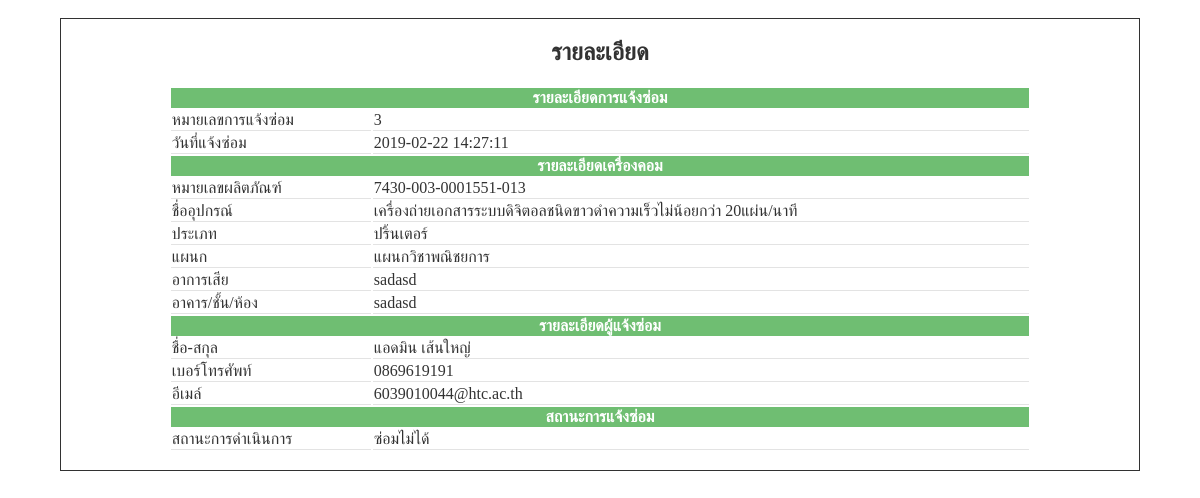
The page /repair/detail_repair2.php?txt_id=3 on the database its author committed.
### tables this page shows
CREATE TABLE IF NOT EXISTS `repair` (
  `repair_id` int(11) NOT NULL AUTO_INCREMENT,
  `r_id` varchar(13) NOT NULL,
  `r_date` datetime NOT NULL,
  `r_status` varchar(30) NOT NULL,
  `serial` varchar(20) NOT NULL,
  `at` text NOT NULL,
  `bad` text NOT NULL,
  `fix` text NOT NULL,
  PRIMARY KEY (`repair_id`),
  KEY `r_id` (`r_id`),
  KEY `serial` (`serial`)
);

CREATE TABLE IF NOT EXISTS `inventory` (
  `id` int(11) NOT NULL AUTO_INCREMENT,
  `serial` varchar(20) NOT NULL,
  `c_name` varchar(100) NOT NULL,
  `type_id` int(11) unsigned zerofill NOT NULL,
  `department` int(11) unsigned zerofill NOT NULL,
  `w_id` int(11) NOT NULL,
  PRIMARY KEY (`serial`),
  UNIQUE KEY `id` (`id`),
  KEY `type_id` (`type_id`),
  KEY `department` (`department`),
  KEY `where` (`w_id`)
);

CREATE TABLE IF NOT EXISTS `kind` (
  `id` int(11) unsigned zerofill NOT NULL,
  `k_name` varchar(30) NOT NULL,
  PRIMARY KEY (`id`)
);

CREATE TABLE IF NOT EXISTS `type` (
  `id` int(11) unsigned zerofill NOT NULL,
  `name` varchar(30) NOT NULL,
  PRIMARY KEY (`id`)
);

CREATE TABLE IF NOT EXISTS `user_info` (
  `info_id` int(11) NOT NULL AUTO_INCREMENT,
  `id_card` varchar(13) NOT NULL,
  `name` varchar(30) NOT NULL,
  `surname` varchar(30) NOT NULL,
  `sex` varchar(1) NOT NULL,
  `email` varchar(30) NOT NULL,
  `phone` varchar(10) NOT NULL,
  `expire_date` date NOT NULL,
  PRIMARY KEY (`id_card`),
  UNIQUE KEY `id` (`info_id`)
);

### repair/detail_repair2.php (the view, shortened to what this page needs)
<!DOCTYPE html>
<html lang="en">
<head>
<body>
<br><center>
<div class="content">
<?php
require('..\connect_db.inc.php');
echo "<h2 align='center'>รายละเอียด</h2>";
$pin_id = $_GET["txt_id"];
$sql = "SELECT * FROM repair
INNER JOIN user_info ON repair.r_id = user_info.id_card
INNER JOIN inventory ON repair.serial = inventory.serial
INNER JOIN type ON  inventory.department=type.id
INNER JOIN kind ON  inventory.type_id=kind.id
WHERE repair_id='$pin_id'
ORDER BY r_date DESC";
$result = mysqli_query($conn,$sql) or die (mysqli_error($conn) );
$row = mysqli_fetch_array($result);
$sql1 = "SELECT * FROM user_info
INNER JOIN repair ON repair.r_id = user_info.id_card
WHERE repair_id='$pin_id'
ORDER BY r_date DESC";
$result1 = mysqli_query($conn,$sql1) or die (mysqli_error($conn) );
$row1 = mysqli_fetch_array($result1);
?>
<table align="center"  width="80%" >
 <tr>
	<th colspan="3">รายละเอียดการแจ้งซ่อม</th>
  </tr>
  <tr>
		<td width="200"/>หมายเลขการแจ้งซ่อม
		<td  colspan="2"/><?php echo $pin_id;?>
  </tr>
<tr>
		<td width="200"/>วันที่แจ้งซ่อม
		<td  colspan="2"/><?php echo $row['r_date']; ?>
  </tr>
  <tr>
	<th colspan="3">รายละเอียดเครื่องคอม</th>
  </tr>
  <tr>
		<td />หมายเลขผลิตภัณฑ์
		<td  colspan="2"/><?php echo $row['serial']; ?>
  </tr>
   <tr>
		<td/>ชื่ออุปกรณ์
		<td  colspan="2"/><?php echo $row['c_name']; ?>
  </tr>
     <tr>
		<td/>ประเภท
		<td  colspan="2"/><?php echo $row['k_name']; ?>
  </tr>
  <tr>
		<td/>แผนก
		<td  colspan="2"/><?php echo $row['name']; ?>
  </tr>
  <tr>
		<td/>อาการเสีย
		<td  colspan="2"/><?php echo $row['bad']; ?>
  </tr>
  <tr>
		<td/>อาคาร/ชั้น/ห้อง
		<td  colspan="2"/><?php echo $row['at']; ?>
  </tr>
  <tr>
	<th colspan="3">รายละเอียดผู้แจ้งซ่อม</th>
  </tr>
   <tr>
		<td/>ชื่อ-สกุล
		<td  colspan="2"/><?php echo "" .$row1['name'].  " "; ?><?php echo "" .$row1['surname'].""; ?>
  </tr>
   <tr>
		<td/>เบอร์โทรศัพท์
		<td  colspan="2"/><?php echo $row['phone']; ?>
  </tr>
   <tr >
		<td/>อีเมล์
		<td colspan="2"/><?php echo $row['email']; ?>
  </tr>
  <tr>
	<th colspan="3">สถานะการแจ้งซ่อม</th>
  </tr>
     <tr>
		<td/>สถานะการดำเนินการ
		<td colspan="2"/><?php echo $row['r_status']; ?>
</table>
<br>
</div></center><br>
</body>

### repair/detail_repair2.php (style rules this page uses)
* { box-sizing: border-box; font-family : Georgia, serif; }
body { margin: 0; font-family : “Lucida Console”, Monaco, monospace; }
.content { style="text-align: center; margin-top:200px; width:90%; border:1px solid black; background-color:white; opacity:0.8; " }
td { border-bottom: 1px solid #ddd; text-align: left; }
th { background-color: #4CAF50; color: white; }

### rows shown on the page
repair: r_date "2019-02-22 14:27:11", serial.serial "7430-003-0001551-013", serial.c_name "เครื่องถ่ายเอกสารระบบดิจิตอลชนิดขาวดำความเร็วไม่น้อยกว่า 20แผ่น/นาที", kind.k_name "ปริ้นเตอร์", type.name "แผนกวิชาพณิชยการ", bad "sadasd", at "sadasd", r.name "แอดมิน", r.surname "เส้นใหญ่", r.phone "0869619191", r.email "6039010044@htc.ac.th", r_status "ซ่อมไม่ได้"

### other values the page prints
$pin_id "3"
